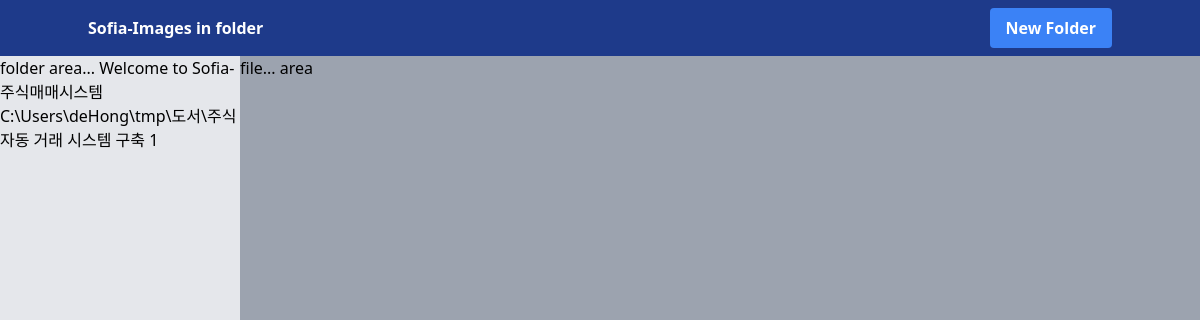
Before: / with the older database file.
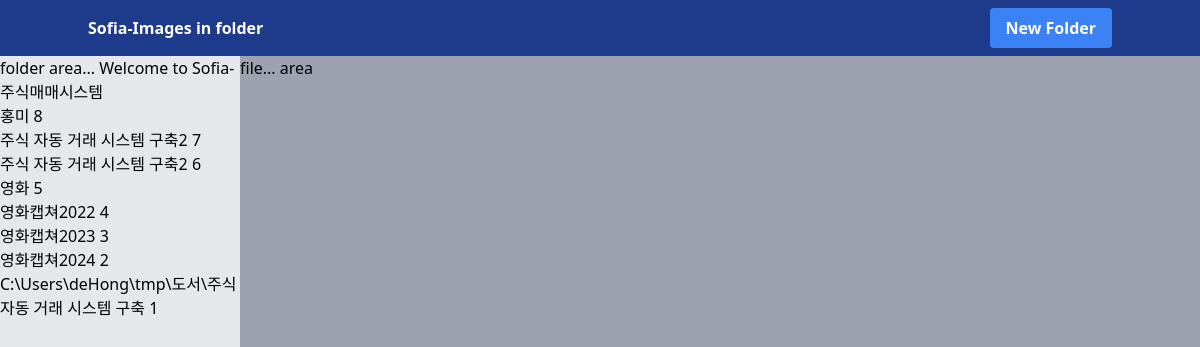
After: the same page with the newer database file.
### models/image_folder_model.py (models this page shows)
class ImageFoldersBase(SQLModel):
    folder_name: str
    last_load_time: Optional[datetime] = None
    note:  Optional[str] = None

class ImageFolders(ImageFoldersBase, table=True):
    __tablename__ = 'image_folders'
    id: Optional[int] = Field(default=None, primary_key=True)
    last_load_time: datetime = Field(sa_column_kwargs={"default": datetime.now, "nullable": False})

### api/v1/home_routes.py (the view)
@router.get("/", response_class=HTMLResponse)
async def read_root(request: Request, db: db_dependency, folder_service : folder_service_dependency):
    folder_list = await folder_service.get_all(db)
    folder_json_list = [folder.model_dump() for folder in folder_list]
    context = {"request": request, "message": "Welcome to Sofia-주식매매시스템", "list": folder_json_list}
    return render_template("index.html", context)

### templates/index.html (shortened to what this page needs)
folder area... ((message))
<ul>
        <li>(( folder.folder_name )) ((folder.id))</li>
</ul>
file... area

### templates/base.html (shortened to what this page needs)
<!DOCTYPE html>
<html lang="en">
<head>
    <link href="https://cdn.jsdelivr.net/npm/tailwindcss@2.1.2/dist/tailwind.min.css" rel="stylesheet">
</head>
<body>
    <main>
        <div class="flex h-screen">
            <div class="w-1/5 bg-gray-200">(% block folder_area %)(% endblock %)</div>
            <div class="w-4/5 bg-gray-400">(% block file_area %)(% endblock %)</div>
        </div>
    </main>
</body>
</html>

### templates/common/nav.html
<nav class="bg-blue-900 p-2">
    <div class="container mx-auto flex justify-between items-center">
        <div class="text-white font-semibold">
            Sofia-Images in folder
        </div>
        <button id="btnShowNewFolderArea" class="bg-blue-500 hover:bg-blue-700 text-white font-bold py-2 px-4 rounded">
            New Folder
        </button>
    </div>
</nav>

Changed rows visible on the page:
added ImageFolders: folder_name "홍미", id "8"
added ImageFolders: folder_name "주식 자동 거래 시스템 구축2", id "7"
added ImageFolders: folder_name "주식 자동 거래 시스템 구축2", id "6"
added ImageFolders: folder_name "영화", id "5"
added ImageFolders: folder_name "영화캡쳐2022", id "4"
added ImageFolders: folder_name "영화캡쳐2023", id "3"
added ImageFolders: folder_name "영화캡쳐2024", id "2"
